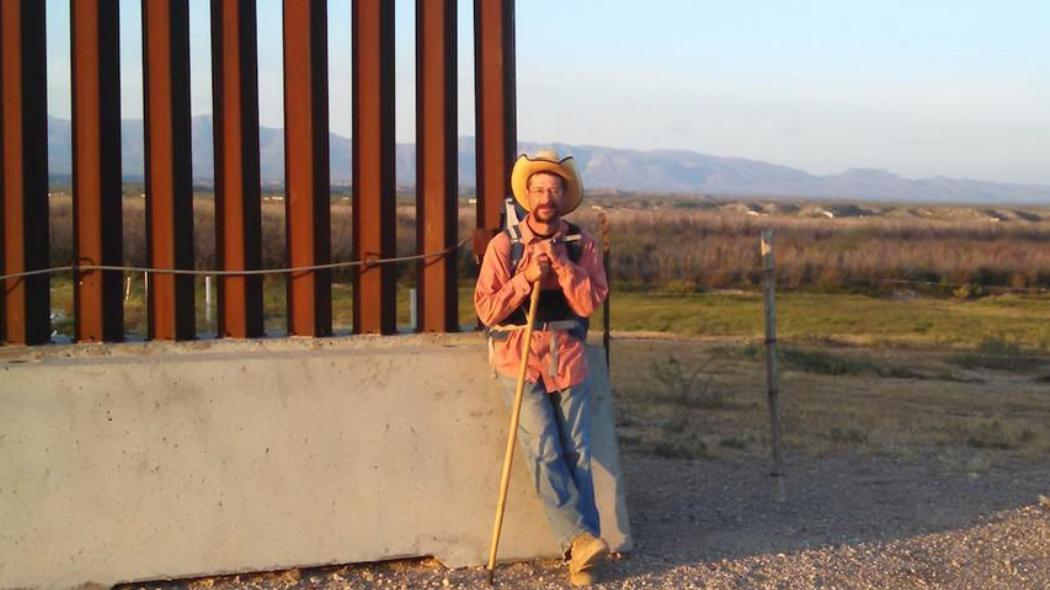
#> input picture images/TIRF-3.jpg, 1050 x 590 px
$ python main.py
#> lines starting #> are read from the running program, lines starting #| are printed output that depends on the picture
#> in main, img is the input picture: shape (590, 1050, 3); mean B, G, R 107.6, 121.2, 140.1
### preprocessing.py
import numpy as np
import math

#
# Filters
#

# Color normalization to remove shadows and light effects
# [16 lines left out: function histogram_equalisation, not called in this run]

# Simple grayscale filter
def grayscale(img):
    rows = img.shape[0]
#> rows = 590
    columns = img.shape[1]
#> columns = 1050
    for i in range(0, rows):
        for j in range(0, columns):
            blue = img.item(i, j, 0)
            green = img.item(i, j, 1)
            red = img.item(i, j, 2)

            gray = 0.299 * red + 0.587 * green + 0.114 * blue
            img[i, j] = [gray, gray, gray]
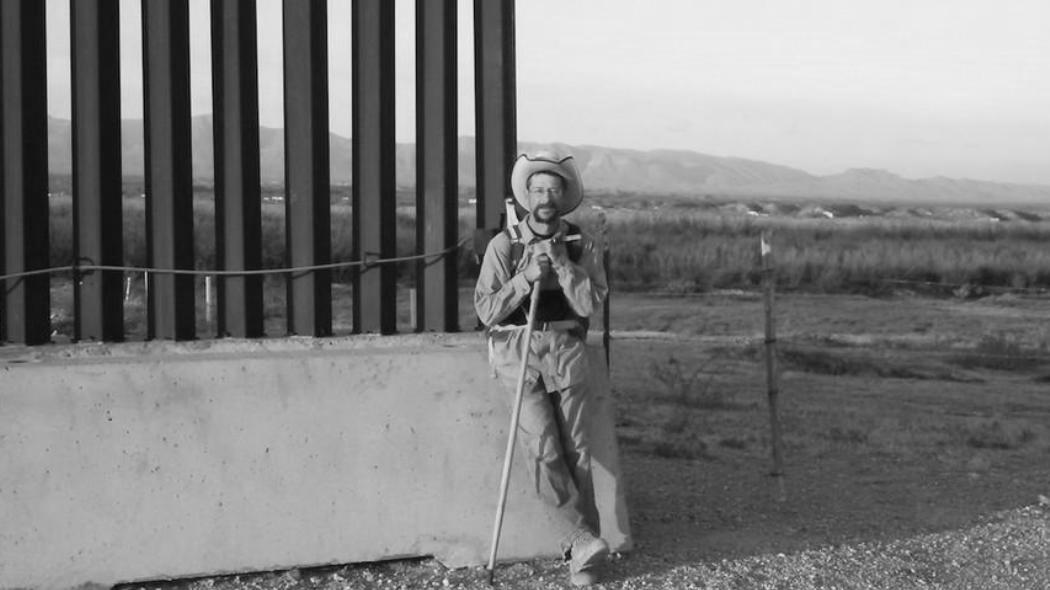
#> img: shape (590, 1050, 3); min 2, max 242, mean 124.8
    return img

#
# Resizing
#

def interpolation(low_x, high_x, x, low_value, high_value):
    distance = high_x - low_x
    return (high_x - x)/distance * low_value + (x - low_x)/distance * high_value

def bilinear_resize(img, new_width, new_height):
#> called with new_width = 64, new_height = 128
    rows = img.shape[0]
#> rows = 590
    columns = img.shape[1]
#> columns = 1050
    x_ratio = float(rows - 1) / new_height
#> x_ratio = 4.6
    y_ratio = float(columns - 1) / new_width
#> y_ratio = 16.39
    result = np.zeros((new_height, new_width, 3), np.uint8)
    for i in range(0, new_height):
        for j in range(0, new_width):
            x = x_ratio * i
            y = y_ratio * j

            floored_x = int(math.floor(x))
            ceiled_x = min(int(math.ceil(x + 1)), rows - 1) # Prevents out of bounds
            floored_y = int(math.floor(y))
            ceiled_y = min(int(math.ceil(y + 1)), columns - 1)
            r1 = interpolation(floored_y, ceiled_y, y, img.item(floored_x, floored_y, 0), img.item(floored_x, ceiled_y, 0))
            r2 = interpolation(floored_y, ceiled_y, y, img.item(ceiled_x, floored_y, 0), img.item(ceiled_x, ceiled_y, 0))
            new_value = int(interpolation(floored_x, ceiled_x, x, r1, r2))

            result[i][j] = [new_value, new_value, new_value]
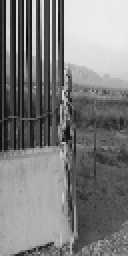
#> result: shape (128, 64, 3) (shown 2 times larger); min 4, max 237, mean 124.6

    return result

#
# Gradient Computation
#

def is_in_bounds(i, j, img):
    rows = img.shape[0]
    columns = img.shape[1]
    if (i >= 0 and i < rows and j >= 0 and j < columns):
        return True
    else:
        return False

def compute_vertical_grad(i, j, img):
    result = 0
    if is_in_bounds(i + 1, j, img):
        result += img.item(i + 1, j, 0) # Channel 0 because of grayscale
    if is_in_bounds(i - 1, j, img):
        result -= img.item(i - 1, j, 0)
    return result

def compute_horizontal_grad(i, j, img):
    result = 0
    if is_in_bounds(i, j + 1, img):
        result += img.item(i, j + 1, 0) # Channel 0 because of grayscale
    if is_in_bounds(i, j - 1, img):
        result -= img.item(i, j - 1, 0)
    return result

def compute_gradient(img):
    rows = img.shape[0]
#> rows = 128
    columns = img.shape[1]
#> columns = 64
    gradient_array = [[ [0, 0] for j in range(columns)] for i in range(rows)]
    for i in range(0, rows):
        for j in range(0, columns):
            horizontal_grad = compute_horizontal_grad(i, j, img)
            vertical_grad = compute_vertical_grad(i, j, img)
            gradient_array[i][j] = [horizontal_grad, vertical_grad]
#> this loop made 128 passes
    return gradient_array

def get_magnitude(img, gradient_array):
    rows = img.shape[0]
    columns = img.shape[1]
    magnitude_array = np.zeros((rows, columns), np.uint16)
    for i in range(0, rows):
        for j in range(0, columns):
            x_val = gradient_array[i][j][0]**2
            y_val = gradient_array[i][j][1]**2
            magnitude_array[i][j] = math.sqrt(x_val + y_val)
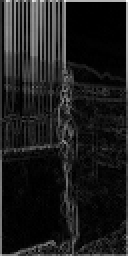
#> magnitude_array: shape (128, 64) uint16 (shown 2 times larger); min 0, max 331, mean 38.8; drawn with min black and max white
    return magnitude_array

def get_direction(img, gradient_array):
    rows = img.shape[0]
    columns = img.shape[1]
    angle_array = np.zeros((rows, columns), np.uint16)
    for i in range(0, rows):
        for j in range(0, columns):
            x_val = gradient_array[i][j][0]
            y_val = gradient_array[i][j][1]
            computed_angle = math.degrees(math.atan2(y_val, x_val))
            if computed_angle < 0:
                computed_angle += 180
            angle_array[i][j] = computed_angle
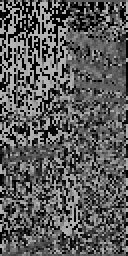
#> angle_array: shape (128, 64) uint16 (shown 2 times larger); min 0, max 180, mean 90.7
    return angle_array

### hog.py
import numpy as np
import math
from cell import Cell
from cell import Block


def normalize_vector(vect):
    total = 0
    for i in range(len(vect)):
        total += vect[i] ** 2

    norm = math.sqrt(total)
    vect = vect / norm
    return vect

#
# Computes histogram for a single 8x8 cell
#

def compute_cell_histogram(magnitude_array, direction_array, offset_x,
                           offset_y, cell_index, cell_size):

    histogram = np.zeros((9), np.uint16)
    for i in range(offset_x, offset_x + cell_size):
        for j in range(offset_y, offset_y + cell_size):
            grad = direction_array[i][j]
            magnitude = magnitude_array[i][j]

            lower_bound = math.floor(grad / 20) * 20
            upper_bound = math.ceil(grad / 20) * 20
            low_contrib = (20 - (grad - lower_bound)) / 20 * magnitude
            high_contrib = (20 - (upper_bound - grad)) / 20 * magnitude

            if upper_bound == 180:
                histogram[0] += high_contrib
            else:
                histogram[int(upper_bound / 20)] += high_contrib

            if grad != 180: # Prevents adding 180° angle twice
                histogram[int(lower_bound / 20)] += low_contrib

    return Cell(cell_index, histogram)

#
# Computes histograms for all of the cells
#

def compute_all_histograms(magnitude_array, direction_array, cell_size):
#> called with cell_size = 8
    cell_index = 0
    offset_x = 0
    offset_y = 0
    rows = magnitude_array.shape[0]
    cols = magnitude_array.shape[1]
    picture_cells = [Cell] * int((rows / cell_size * cols / cell_size))

    while offset_x <= rows - cell_size and offset_y <= cols - cell_size:
        new_cell = compute_cell_histogram(magnitude_array, direction_array,
                                          offset_x, offset_y, cell_index,
                                          cell_size)

        picture_cells[cell_index] = new_cell
        cell_index += 1
        if offset_y == cols - cell_size and offset_x != rows - cell_size:
            offset_y = 0
            offset_x += cell_size
        else:
            offset_y += cell_size

    return picture_cells

#
# Creates overlapping blocks with size = cells_per_block * cell_size
#

def create_blocks(picture_cells, cells_per_block, cell_size, rows, cols):
#> called with cells_per_block = 2, cell_size = 8, rows = 128, cols = 64
    block_number = 0
    block_array = []
    cells_per_line = int(cols / cell_size)
    cells_per_column = int(rows / cell_size)

    # Remove cell_per_block so the block won't go outside of bounds
    for i in range (cells_per_column - (cells_per_block - 1)):
        for j in range (cells_per_line - (cells_per_block - 1)):
            concatenated_vect = np.asarray([])
            rows_index = i * cells_per_line
            line_cells = np.asarray([x for x in range(rows_index + j, rows_index + cells_per_block + j)])
            block_matrix = np.asarray([]).astype(int)
            block_matrix = np.append(block_matrix, line_cells)
            down_cells_index = cells_per_line

            # Computes the values for the block matrix
            for k in range(cells_per_block - 1):
                block_matrix = np.append(block_matrix, np.copy(line_cells) + down_cells_index)
                down_cells_index += cells_per_line

            # Gets the histogram for each value in the matrix
            for index in block_matrix:
                concatenated_vect = np.append(concatenated_vect, picture_cells[index].histogram)

            concatenated_vect = normalize_vector(concatenated_vect)
            block_array += [Block(concatenated_vect)]
            block_number += 1
    return np.asarray(block_array)

#
# Creates the final feature vector
#

def concatenate_blocks(block_array):
    feature_vector = np.asarray([])
    for block in block_array:
        feature_vector = np.append(feature_vector, block.histogram)
#> this loop made 105 passes
    return feature_vector

### cell.py
class Cell:

    def __init__(self, number, histogram):
        self.number = number
        self.histogram = histogram

class Block:

    def __init__(self, histogram):
        self.histogram = histogram

### main.py
import cv2
import preprocessing
import hog

def main():
    img = cv2.imread('images/TIRF-3.jpg')

    img = preprocessing.grayscale(img)
    img = preprocessing.bilinear_resize(img, 64, 128)
    gradient_array = preprocessing.compute_gradient(img)
    magnitude_array = preprocessing.get_magnitude(img, gradient_array)
    direction_array = preprocessing.get_direction(img, gradient_array)
    img_histogram = hog.compute_all_histograms(magnitude_array, direction_array, 8)
    img_blocks = hog.create_blocks(img_histogram, 2, 8, img.shape[0], img.shape[1])
    hog_feature_vector = hog.concatenate_blocks(img_blocks)
    print(hog_feature_vector)
#> (printed output is left out)
    cv2.imshow('image', img)
    cv2.waitKey(0)
    cv2.destroyAllWindows()

main()

$ run again, with images/TIRF-2.jpg copied over images/TIRF-3.jpg
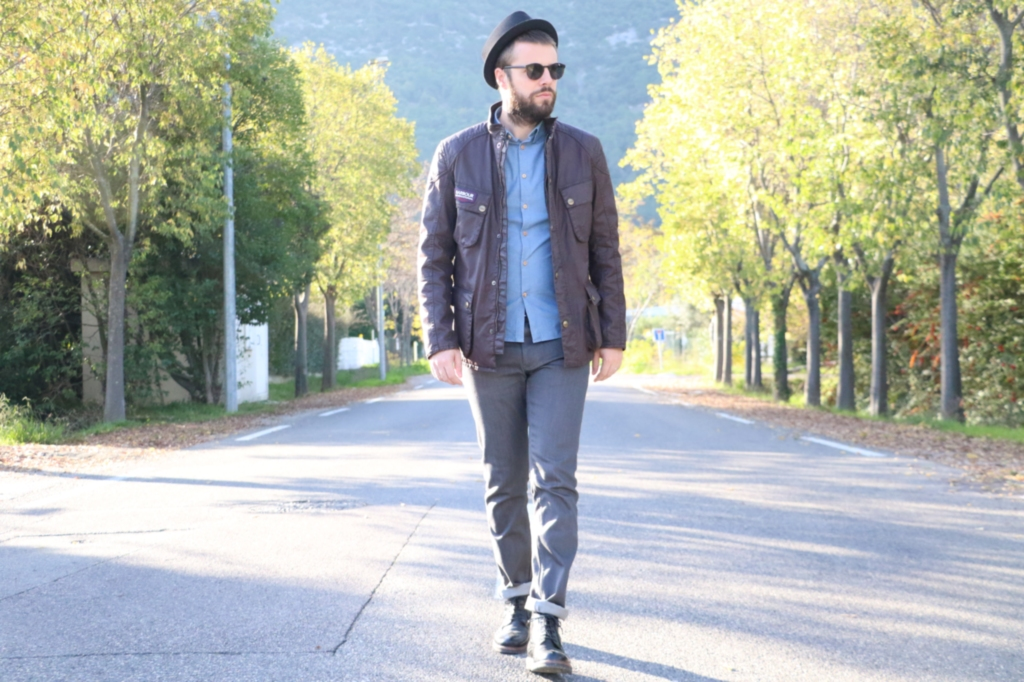
#> input picture images/TIRF-2.jpg, 1024 x 682 px
#> in main, img is the input picture: shape (682, 1024, 3); mean B, G, R 168.9, 178.4, 173
#> after the loop in bilinear_resize, `for i in range(0, new_height):`:
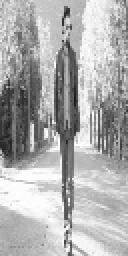
#> result: shape (128, 64, 3) (shown 2 times larger); min 25, max 255, mean 174.2
#> the loop in compute_gradient, `for i in range(0, rows):` made 128 passes
#> after the loop in get_direction, `for i in range(0, rows):`:
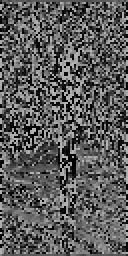
#> angle_array: shape (128, 64) uint16 (shown 2 times larger); min 0, max 180, mean 91
#> the loop in concatenate_blocks, `for block in block_array:` made 105 passes
#> (printed output is left out)

$ run again, with images/TIRF-5.jpg copied over images/TIRF-3.jpg
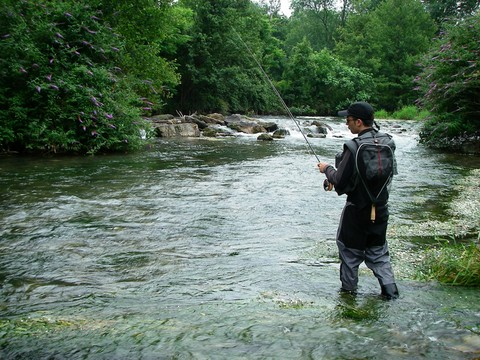
#> input picture images/TIRF-5.jpg, 480 x 360 px
#> in main, img is the input picture: shape (360, 480, 3); mean B, G, R 93.2, 110.3, 90
#> after the loop in bilinear_resize, `for i in range(0, new_height):`:
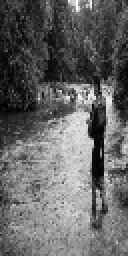
#> result: shape (128, 64, 3) (shown 2 times larger); min 0, max 254, mean 101.3
#> the loop in compute_gradient, `for i in range(0, rows):` made 128 passes
#> after the loop in get_direction, `for i in range(0, rows):`:
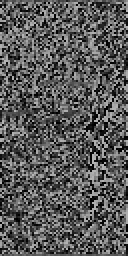
#> angle_array: shape (128, 64) uint16 (shown 2 times larger); min 0, max 180, mean 88.6
#> the loop in concatenate_blocks, `for block in block_array:` made 105 passes
#> (printed output is left out)

$ run again, with images/TIRF-6.jpg copied over images/TIRF-3.jpg
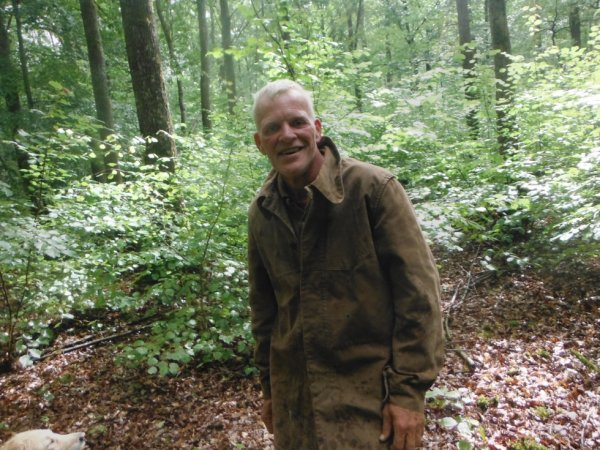
#> input picture images/TIRF-6.jpg, 600 x 450 px
#> in main, img is the input picture: shape (450, 600, 3); mean B, G, R 90.9, 117.3, 110.4
#> after the loop in bilinear_resize, `for i in range(0, new_height):`:
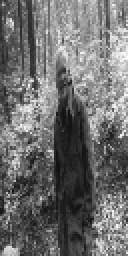
#> result: shape (128, 64, 3) (shown 2 times larger); min 15, max 252, mean 110.5
#> the loop in compute_gradient, `for i in range(0, rows):` made 128 passes
#> after the loop in get_direction, `for i in range(0, rows):`:
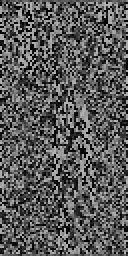
#> angle_array: shape (128, 64) uint16 (shown 2 times larger); min 0, max 180, mean 88.6
#> the loop in concatenate_blocks, `for block in block_array:` made 105 passes
#> (printed output is left out)
